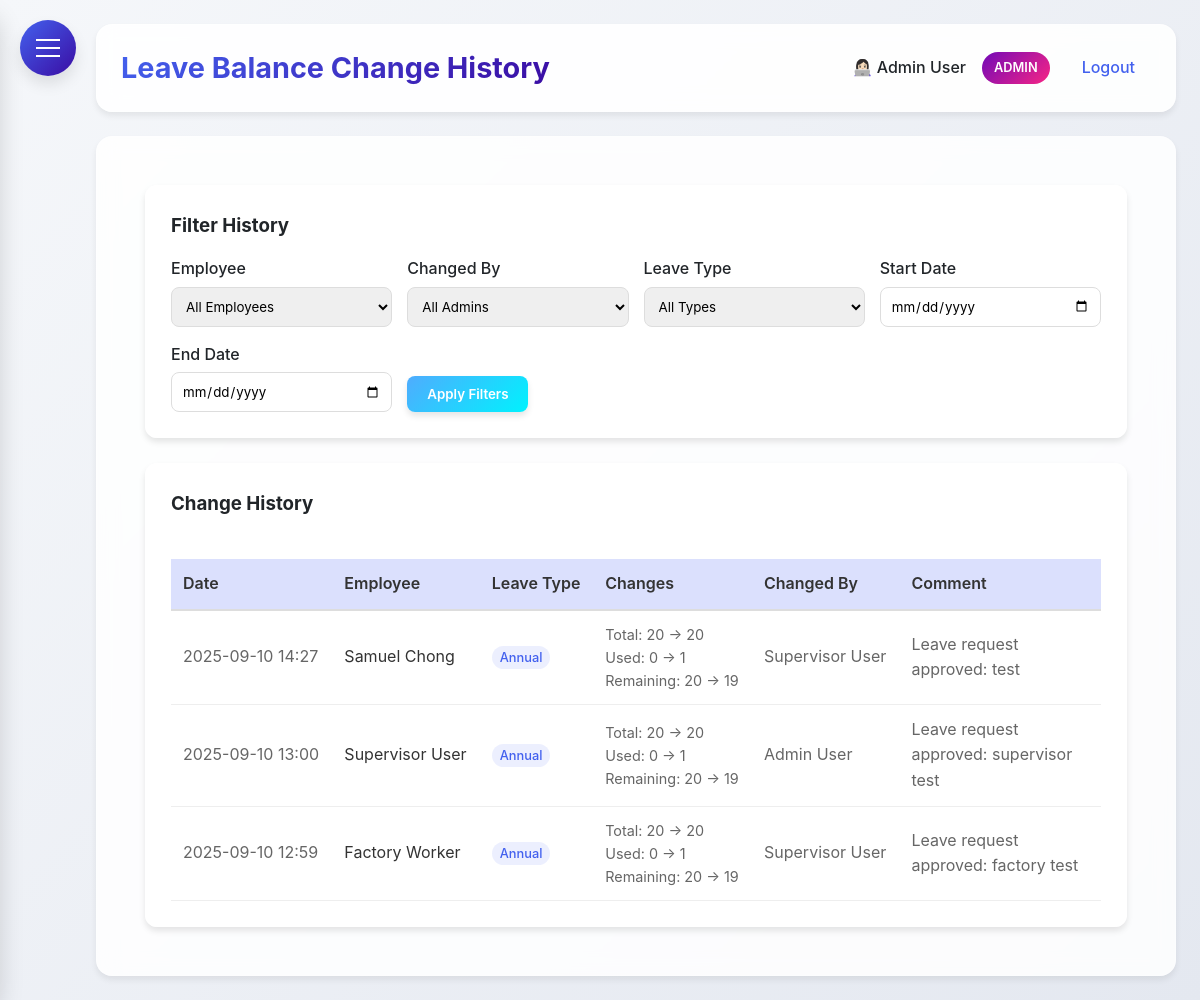
Screenshot of /leave_balance_history (signed in) with the database file from the repository.
### HerculesSystem.py (models this page shows, shortened)
class Employee(UserMixin, db.Model):
    id = db.Column(db.Integer, primary_key=True)
    username = db.Column(db.String(80), unique=True, nullable=False)
    password = db.Column(db.String(120), nullable=False)
    full_name = db.Column(db.String(120), nullable=False)
    email = db.Column(db.String(120), unique=True, nullable=False)
    nationality = db.Column(db.String(80), nullable=False)
    employee_id = db.Column(db.String(80), unique=True, nullable=False)
    hire_date = db.Column(db.Date)
    is_admin = db.Column(db.Boolean, default=False)
    user_type = db.Column(db.String(20), default='employee')
    last_clock_in = db.Column(db.DateTime)
    last_clock_out = db.Column(db.DateTime)
    last_lunch_start = db.Column(db.DateTime)
    last_lunch_end = db.Column(db.DateTime)
    leave_balances = db.relationship('LeaveBalance', back_populates='employee', lazy=True)

class LeaveBalanceHistory(db.Model):
    id = db.Column(db.Integer, primary_key=True)
    employee_id = db.Column(db.Integer, db.ForeignKey('employee.id'), nullable=False)
    admin_id = db.Column(db.Integer, db.ForeignKey('employee.id'), nullable=False)
    leave_type = db.Column(db.String(20), nullable=False)
    old_total = db.Column(db.Integer, default=0)
    new_total = db.Column(db.Integer, default=0)
    old_used = db.Column(db.Integer, default=0)
    new_used = db.Column(db.Integer, default=0)
    old_remaining = db.Column(db.Integer, default=0)
    new_remaining = db.Column(db.Integer, default=0)
    comment = db.Column(db.Text)
    created_at = db.Column(db.DateTime, default=datetime.utcnow)
    employee = db.relationship('Employee', foreign_keys=[employee_id], backref=db.backref('balance_changes', lazy=True))
    admin = db.relationship('Employee', foreign_keys=[admin_id])

### HerculesSystem.py (the view)
@app.route('/leave_balance_history')
@login_required
def leave_balance_history():
    if current_user.user_type not in ['admin', 'supervisor']:
        flash('You do not have permission to view leave balance history.', 'danger')
        return redirect(url_for('leaves'))
    employee_id = request.args.get('employee_id', '')
    admin_id = request.args.get('admin_id', '')
    leave_type = request.args.get('leave_type', '')
    start_date = request.args.get('start_date', '')
    end_date = request.args.get('end_date', '')
    query = LeaveBalanceHistory.query
    if employee_id:
        query = query.filter(LeaveBalanceHistory.employee_id == employee_id)
    if admin_id:
        query = query.filter(LeaveBalanceHistory.admin_id == admin_id)
    if leave_type:
        query = query.filter(LeaveBalanceHistory.leave_type == leave_type)
    if start_date:
        try:
            start_date_obj = datetime.strptime(start_date, '%d-%m-%y')
            query = query.filter(LeaveBalanceHistory.created_at >= start_date_obj)
        except ValueError:
            pass
    if end_date:
        try:
            end_date_obj = datetime.strptime(end_date, '%d-%m-%y')
            query = query.filter(LeaveBalanceHistory.created_at <= end_date_obj)
        except ValueError:
            pass
    history_records = query.order_by(LeaveBalanceHistory.created_at.desc()).all()
    employees = Employee.query.all()
    admins = Employee.query.filter(Employee.user_type.in_(['admin', 'supervisor'])).all()
    return render_template('leave_balance_history.html',
                         history_records=history_records,
                         employees=employees,
                         admins=admins)

### HerculesSystem.py (called while the page is built)
@app.after_request
def add_security_headers(response):
    response.headers['Permissions-Policy'] = 'geolocation=()'
    return response

@login_manager.user_loader
def load_user(user_id):
    return db.session.get(Employee, int(user_id))

@app.context_processor
def inject_now():
    return {'now': datetime.utcnow()}

@app.before_request
def before_request():
    if request.url.startswith('https://'):
        new_url = request.url.replace('https://', 'http://', 1)
        return redirect(new_url, code=301)

### templates/leave_balance_history.html (shortened to what this page needs)
{% extends "base.html" %}
{% block content %}
<div class="dashboard-container">
    <div class="glass" style="padding: 25px; border-radius: 12px; margin-bottom: 25px;">
        <h3 style="margin-bottom: 15px;">Filter History</h3>
        <form method="GET" action="{{ url_for('leave_balance_history') }}">
            <div style="display: grid; grid-template-columns: repeat(auto-fit, minmax(200px, 1fr)); gap: 15px; align-items: end;">
                <div>
                    <label style="display: block; margin-bottom: 5px; font-weight: 500;">Employee</label>
                    <select name="employee_id" style="width: 100%; padding: 10px; border-radius: 8px; border: 1px solid #ddd;">
                        <option value="">All Employees</option>
                    </select>
                </div>
                <div>
                    <label style="display: block; margin-bottom: 5px; font-weight: 500;">Changed By</label>
                    <select name="admin_id" style="width: 100%; padding: 10px; border-radius: 8px; border: 1px solid #ddd;">
                        <option value="">All Admins</option>
                    </select>
                </div>
                <div>
                    <label style="display: block; margin-bottom: 5px; font-weight: 500;">Leave Type</label>
                    <select name="leave_type" style="width: 100%; padding: 10px; border-radius: 8px; border: 1px solid #ddd;">
                        <option value="">All Types</option>
                    </select>
                </div>
                <div>
                    <label style="display: block; margin-bottom: 5px; font-weight: 500;">Start Date</label>
                    <input type="date" name="start_date" value="{{ request.args.get('start_date', '') }}" style="width: 100%; padding: 10px; border-radius: 8px; border: 1px solid #ddd;">
                </div>
                <div>
                    <label style="display: block; margin-bottom: 5px; font-weight: 500;">End Date</label>
                    <input type="date" name="end_date" value="{{ request.args.get('end_date', '') }}" style="width: 100%; padding: 10px; border-radius: 8px; border: 1px solid #ddd;">
                </div>
                <div style="display: flex; gap: 10px;">
                    <button type="submit" class="btn" style="background: linear-gradient(135deg, #4facfe 0%, #00f2fe 100%);">
                        Apply Filters
                    </button>
                </div>
            </div>
        </form>
    </div>
    <div class="glass" style="padding: 25px; border-radius: 12px;">
        <h3 style="margin-bottom: 20px;">Change History</h3>
        {% if history_records %}
        <div style="overflow-x: auto;">
            <table style="width: 100%; border-collapse: collapse;">
                <thead>
                    <tr style="background: rgba(67, 97, 238, 0.1);">
                        <th style="padding: 12px; text-align: left; border-bottom: 2px solid #ddd; font-weight: 600;">Date</th>
                        <th style="padding: 12px; text-align: left; border-bottom: 2px solid #ddd; font-weight: 600;">Employee</th>
                        <th style="padding: 12px; text-align: left; border-bottom: 2px solid #ddd; font-weight: 600;">Leave Type</th>
                        <th style="padding: 12px; text-align: left; border-bottom: 2px solid #ddd; font-weight: 600;">Changes</th>
                        <th style="padding: 12px; text-align: left; border-bottom: 2px solid #ddd; font-weight: 600;">Changed By</th>
                        <th style="padding: 12px; text-align: left; border-bottom: 2px solid #ddd; font-weight: 600;">Comment</th>
                    </tr>
                </thead>
                <tbody>
                    {% for record in history_records %}
                    <tr>
                        <td style="padding: 12px; border-bottom: 1px solid #eee; color: #666;">{{ record.created_at.strftime('%Y-%m-%d %H:%M') }}</td>
                        <td style="padding: 12px; border-bottom: 1px solid #eee; color: #333;">{{ record.employee.full_name }}</td>
                        <td style="padding: 12px; border-bottom: 1px solid #eee;">
                            <span style="
                                padding: 4px 8px;
                                border-radius: 12px;
                                font-size: 0.8rem;
                                font-weight: 500;
                                background: rgba(67, 97, 238, 0.1);
                                color: #4361ee;
                                text-transform: capitalize;
                            ">
                                {{ record.leave_type }}
                            </span>
                        </td>
                        <td style="padding: 12px; border-bottom: 1px solid #eee;">
                            <div style="font-size: 0.9rem;">
                                <div>Total: {{ record.old_total }} → {{ record.new_total }}</div>
                                <div>Used: {{ record.old_used }} → {{ record.new_used }}</div>
                                <div>Remaining: {{ record.old_remaining }} → {{ record.new_remaining }}</div>
                            </div>
                        </td>
                        <td style="padding: 12px; border-bottom: 1px solid #eee; color: #666;">{{ record.admin.full_name }}</td>
                        <td style="padding: 12px; border-bottom: 1px solid #eee; color: #666; max-width: 200px;">{{ record.comment or 'No comment' }}</td>
                    </tr>
                    {% endfor %}
                </tbody>
            </table>
        </div>
        {% else %}
        <p style="text-align: center; color: #666; padding: 40px;">No history records found.</p>
        {% endif %}
    </div>
</div>
{% endblock %}

### templates/base.html (shortened to what this page needs)
<!DOCTYPE html>
<html lang="en">
<head>
</head>
<body>
    <div class="hamburger-menu" id="hamburgerMenu">
        <span></span>
    </div>
    <div class="main-content" id="mainContent">
        <div class="header">
            <h1>{% block header %}Hercules HR{% endblock %}</h1>
            <div class="user-info">
                {% if current_user.is_authenticated %}
                <span>👩🏻‍💻 {{ current_user.full_name }}</span>
                {% if current_user.user_type == 'admin' %}
                <span class="admin-badge">ADMIN</span>
                {% endif %}
                <a href="{{ url_for('logout') }}">Logout</a>
                {% else %}
                <a href="{{ url_for('login') }}">Login</a>
                {% endif %}
            </div>
        </div>
        <div class="content">
            {% block content %}{% endblock %}
        </div>
    </div>
</body>
</html>

### templates/base.html (style rules this page uses)
:root { --primary: #4361ee; --secondary: #3a0ca3; --accent: #7209b7; --success: #4cc9f0; --danger: #f72585; --warning: #fca311; --info: #4895ef; --light: #f8f9fa; --dark: #212529; --gray: #6c757d; --gradient-primary: linear-gradient(135deg, #4361ee, #3a0ca3); --sidebar-gradient: linear-gradient(135deg, #4361ee, #3a0ca3); --gradient-accent: linear-gradient(135deg, #7209b7, #f72585); --shadow-sm: 0 4px 6px rgba(0, 0, 0, 0.07); --shadow-md: 0 8px 15px rgba(0, 0, 0, 0.1); --shadow-lg: 0 15px 25px rgba(0, 0, 0, 0.15); --border-radius: 12px; --border-radius-lg: 16px; --border-radius-xl: 20px; --sidebar-radius: 20px; --dark-bg: #1a1f35; --dark-container: #252a40; }
* { margin: 0; padding: 0; box-sizing: border-box; font-family: 'Inter', 'Segoe UI', system-ui, -apple-system, sans-serif; }
body { display: flex; min-height: 100vh; background: linear-gradient(135deg, #f5f7fa 0%, #e4e8f0 100%); color: var(--dark); line-height: 1.6; transition: background 0.3s ease, color 0.3s ease; }
.glass { background: rgba(255, 255, 255, 0.85); backdrop-filter: blur(10px); border-radius: var(--border-radius); border: 1px solid rgba(255, 255, 255, 0.2); box-shadow: var(--shadow-sm); transition: background 0.3s ease, border 0.3s ease; }
.hamburger-menu { position: fixed; top: 20px; left: 20px; z-index: 1000; cursor: pointer; background: var(--gradient-primary); border-radius: 50%; width: 56px; height: 56px; display: flex; align-items: center; justify-content: center; box-shadow: var(--shadow-md); transition: all 0.3s ease; }
.hamburger-menu span { display: block; width: 24px; height: 2px; background: #fff; position: relative; transition: all 0.3s cubic-bezier(0.4, 0, 0.2, 1); }
.hamburger-menu span:before, .hamburger-menu span:after { content: ''; position: absolute; width: 24px; height: 2px; background: #fff; transition: all 0.3s cubic-bezier(0.4, 0, 0.2, 1); }
.hamburger-menu span:before { top: -8px; }
.hamburger-menu span:after { top: 8px; }
.main-content { flex: 1; padding: 24px; margin-left: 0; transition: margin-left 0.3s cubic-bezier(0.4, 0, 0.2, 1); padding-left: 96px; }
.header { background: rgba(255, 255, 255, 0.9); backdrop-filter: blur(10px); padding: 20px 24px; border-radius: var(--border-radius-lg); box-shadow: var(--shadow-sm); display: flex; justify-content: space-between; align-items: center; margin-bottom: 24px; border: 1px solid rgba(255, 255, 255, 0.2); transition: background 0.3s ease, border 0.3s ease; }
.header h1 { font-size: 1.8rem; font-weight: 700; background: var(--gradient-primary); -webkit-background-clip: text; background-clip: text; color: transparent; }
.user-info { display: flex; align-items: center; gap: 16px; }
.user-info span { color: var(--dark); font-weight: 500; }
.user-info .admin-badge { background: var(--gradient-accent); color: white; padding: 6px 12px; border-radius: 20px; font-size: 0.8rem; font-weight: 600; }
.user-info a { color: var(--primary); text-decoration: none; font-weight: 500; transition: all 0.2s ease; padding: 8px 16px; border-radius: 8px; }
.content { background: rgba(255, 255, 255, 0.85); backdrop-filter: blur(10px); padding: 28px; border-radius: var(--border-radius-lg); box-shadow: var(--shadow-sm); border: 1px solid rgba(255, 255, 255, 0.2); transition: background 0.3s ease, border 0.3s ease; }
.btn { display: inline-block; padding: 12px 24px; border-radius: var(--border-radius); text-decoration: none; font-weight: 600; transition: all 0.3s ease; border: none; cursor: pointer; box-shadow: var(--shadow-sm); }
table { color: var(--dark); }
.content { animation: fadeIn 0.4s ease-out; }

### templates/leave_balance_history.html (style rules this page uses)
.dashboard-container { width: 100%; padding: 20px; }
.glass { background: rgba(255, 255, 255, 0.8); backdrop-filter: blur(10px); box-shadow: 0 4px 6px rgba(0, 0, 0, 0.1); }
.btn { display: inline-block; padding: 10px 20px; border-radius: 8px; text-decoration: none; font-weight: 600; transition: all 0.3s ease; color: white; box-shadow: 0 4px 6px rgba(0, 0, 0, 0.1); border: none; cursor: pointer; }
table { width: 100%; border-collapse: collapse; margin-top: 20px; }
th { background: rgba(67, 97, 238, 0.1); padding: 12px; text-align: left; border-bottom: 2px solid #ddd; font-weight: 600; color: #333; }
td { padding: 12px; border-bottom: 1px solid #eee; color: #666; }

### rows the page displays
Employee: full_name "Admin User"
LeaveBalanceHistory: created_at "2025-09-10 14:27", employee.full_name "Samuel Chong", leave_type "Annual", old_total "20", new_total "20", old_used "0", new_used "1", old_remaining "20", new_remaining "19", admin.full_name "Supervisor User", comment "Leave request approved: test"
LeaveBalanceHistory: created_at "2025-09-10 13:00", employee.full_name "Supervisor User", leave_type "Annual", old_total "20", new_total "20", old_used "0", new_used "1", old_remaining "20", new_remaining "19", admin.full_name "Admin User", comment "Leave request approved: supervisor test"
LeaveBalanceHistory: created_at "2025-09-10 12:59", employee.full_name "Factory Worker", leave_type "Annual", old_total "20", new_total "20", old_used "0", new_used "1", old_remaining "20", new_remaining "19", admin.full_name "Supervisor User", comment "Leave request approved: factory test"
